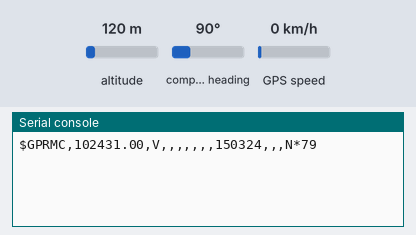
The program below on a simulated Raspberry Pi Pico running MicroPython. Shown: the last lines printed to the serial console. Inputs (shaded band) come from the test bench; at power-on: compass heading 90°, altitude 120 m, GPS speed 0 km/h. The GPS gets a fix after 3 s at 37.7749, -122.4194 with 8 satellites.

Above: at 1.2 s.
1.3 s: compass heading set to 269°
At 2.0 s:
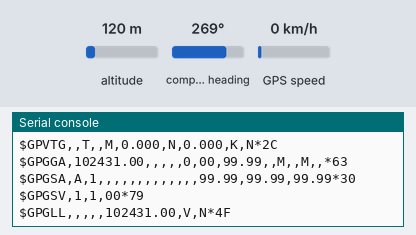
2.9 s: altitude set to 20 m
At 3.13 s:
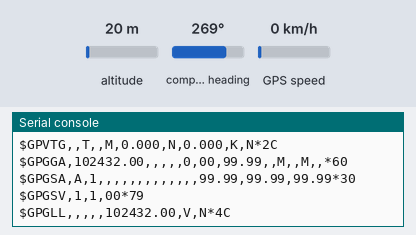
4.9 s: GPS speed set to 2 km/h
At 5.62 s:
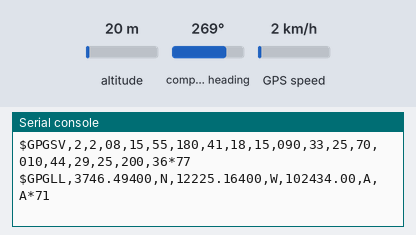
7.2 s: altitude set to 250 m
At 7.52 s:
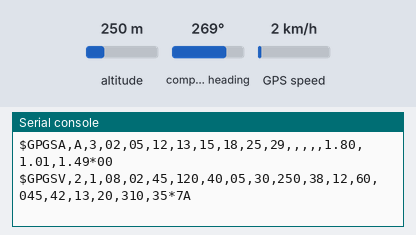
11.6 s: compass heading set to 7°
At 12.99 s:
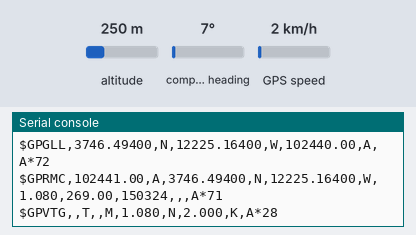
14.6 s: GPS speed set to 30 km/h
At 16.32 s:
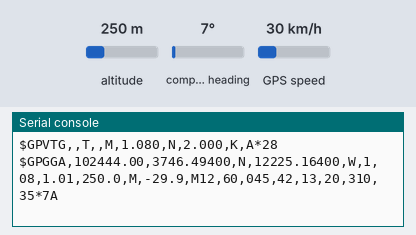
Timing chart, 0 to 17.8 s (numbered marks = the images above; inputs shaded):
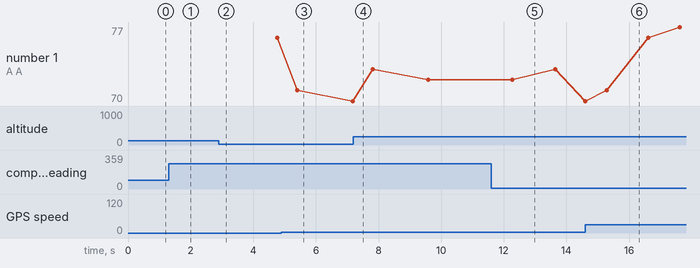

Measured:
- after the input at 11.6 s, the serial console: prints a new line at once (image 5)
- after the input at 14.6 s, the serial console: prints a new line at once (image 6)

The program:

pico_gps.py
```python
from machine import Pin, I2C, UART
import time

gps = UART(1, baudrate=9600, tx=Pin(4), rx=Pin(5))

try:
    gps.write(b'$PMTK314,0,1,1,1,1,1,1,0,0,0,0,0,0,0,0,0,0,0,0*28\r\n')

    while True:
        if gps.any():
            try:
                #prints in Coordinated Universal time UTC Time
                # Order - GGA -> GSA -> RMC -> VTG
                # Example - $$GPGGA,233103.000,0648.8074,N,05808.7368,W,1,04,4.85,1.1,M,-35.1,M,,*57
                # 23nd hour 31rd minute 03.000 seconds , latitude, North or South, Longitude, East or West,
                # 1 - yes fix, 4- # satellites, 4.85- how diluted is signal,1.1 -elevation, M(eteres)
                # $GPGSV,4,1,13,  13,62,187,20, 19,43,144,, 11,38,015,,  21,37,350,*74 - I found 13 satellites
                # -> 13 elevation62heading187signalStrength20
                # DB strength 20 -30 weak, 30-40 good signal
                #
                byte = gps.read(1).decode('ascii')
                print(byte,end='')
            except UnicodeError:
                print('.', end='')


except KeyboardInterrupt:
    print("\n . . . Cleaning up UART")
    gps.deinit()
    time.sleep(1)
    print ("Cleanly Exited UART")
    
```
